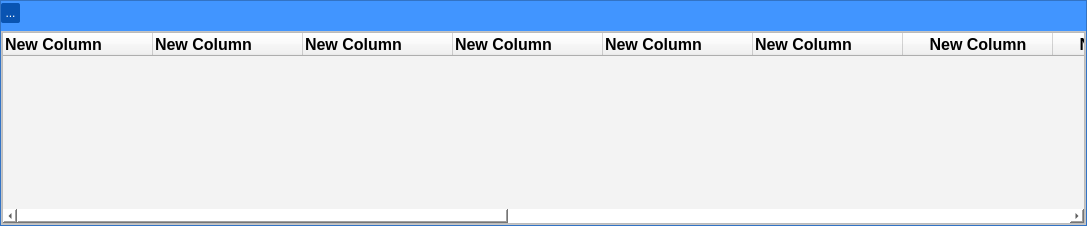
               <widget class="QWidget" name="page_possibilities">
                <property name="mouseTracking">
                 <bool>false</bool>
                </property>
                <property name="tabletTracking">
                 <bool>false</bool>
                </property>
                <layout class="QHBoxLayout" name="horizontalLayout_5">
                 <property name="spacing">
                  <number>0</number>
                 </property>
                 <property name="leftMargin">
                  <number>0</number>
                 </property>
                 <property name="topMargin">
                  <number>0</number>
                 </property>
                 <property name="rightMargin">
                  <number>0</number>
                 </property>
                 <property name="bottomMargin">
                  <number>0</number>
                 </property>
                 <item>
                  <widget class="QFrame" name="frame">
                   <property name="styleSheet">
                    <string notr="true">background-color: #4195FF;</string>
                   </property>
                   <property name="frameShape">
                    <enum>QFrame::StyledPanel</enum>
                   </property>
                   <property name="frameShadow">
                    <enum>QFrame::Raised</enum>
                   </property>
                   <layout class="QVBoxLayout" name="verticalLayout_5">
                    <property name="spacing">
                     <number>0</number>
                    </property>
                    <property name="leftMargin">
                     <number>0</number>
                    </property>
                    <property name="topMargin">
                     <number>0</number>
                    </property>
                    <property name="rightMargin">
                     <number>0</number>
                    </property>
                    <property name="bottomMargin">
                     <number>0</number>
                    </property>
                    <item>
                     <widget class="QFrame" name="frame_options">
                      <property name="minimumSize">
                       <size>
                        <width>0</width>
                        <height>0</height>
                       </size>
                      </property>
                      <property name="maximumSize">
                       <size>
                        <width>16777215</width>
                        <height>100</height>
                       </size>
                      </property>
                      <property name="styleSheet">
                       <string notr="true">background-color: #4195FF;</string>
                      </property>
                      <property name="frameShape">
                       <enum>QFrame::NoFrame</enum>
                      </property>
                      <property name="frameShadow">
                       <enum>QFrame::Plain</enum>
                      </property>
                      <property name="lineWidth">
                       <number>1</number>
                      </property>
                      <layout class="QGridLayout" name="gridLayout_3">
                       <property name="leftMargin">
                        <number>0</number>
                       </property>
                       <property name="topMargin">
                        <number>0</number>
                       </property>
                       <property name="rightMargin">
                        <number>0</number>
                       </property>
                       <property name="bottomMargin">
                        <number>0</number>
                       </property>
                       <property name="spacing">
                        <number>0</number>
                       </property>
                       <item row="0" column="0">
                        <widget class="QFrame" name="frame_btn_options">
                         <property name="minimumSize">
                          <size>
                           <width>0</width>
                           <height>30</height>
                          </size>
                         </property>
                         <property name="maximumSize">
                          <size>
                           <width>16777215</width>
                           <height>30</height>
                          </size>
                         </property>
                         <property name="styleSheet">
                          <string notr="true">background-color: #4195FF;</string>
                         </property>
                         <property name="frameShape">
                          <enum>QFrame::NoFrame</enum>
                         </property>
                         <property name="frameShadow">
                          <enum>QFrame::Plain</enum>
                         </property>
                         <layout class="QGridLayout" name="gridLayout_5">
                          <property name="leftMargin">
                           <number>0</number>
                          </property>
                          <property name="topMargin">
                           <number>0</number>
                          </property>
                          <property name="rightMargin">
                           <number>0</number>
                          </property>
                          <property name="bottomMargin">
                           <number>5</number>
                          </property>
                          <property name="spacing">
                           <number>0</number>
                          </property>
                          <item row="0" column="0">
                           <widget class="QToolButton" name="btn_side_options_pssib">
                            <property name="minimumSize">
                             <size>
                              <width>0</width>
                              <height>20</height>
                             </size>
                            </property>
                            <property name="maximumSize">
                             <size>
                              <width>16777215</width>
                              <height>16777215</height>
                             </size>
                            </property>
                            <property name="styleSheet">
                             <string notr="true">QToolButton{
	border-style: none;
	border-width: 2px;
	font: 75 14pt &quot;MS Shell Dlg 2&quot;;
	color: rgb(255, 255, 255);
	background-color: #0954B2;
	border-radius: 2px;
	border-bottom-color: rgb(4, 35, 38);
	border-right-color:  rgb(4, 35, 38);
}
QToolButton:hover{
	border-style: none;
	border-width: 2px;
	font: 75 14pt &quot;MS Shell Dlg 2&quot;;
	color: rgb(255, 255, 255);
	
	background-color: rgb(26, 60, 102);
	border-radius: 2px;
	border-bottom-color: rgb(4, 35, 38);
	border-right-color:  rgb(4, 35, 38);
}


QToolButton:pressed{
	border-style: none;
	border-width: 2px;
	color: rgb(255, 255, 255);
	background-color:#0954B2;
	border-radius: 2px;
	border-top-color: rgb(4, 35, 38);
	border-left-color:  rgb(4, 35, 38);
}</string>
                            </property>
                            <property name="text">
                             <string>...</string>
                            </property>
                            <property name="iconSize">
                             <size>
                              <width>16</width>
                              <height>16</height>
                             </size>
                            </property>
                            <property name="popupMode">
                             <enum>QToolButton::DelayedPopup</enum>
                            </property>
                            <property name="toolButtonStyle">
                             <enum>Qt::ToolButtonFollowStyle</enum>
                            </property>
                            <property name="autoRaise">
                             <bool>true</bool>
                            </property>
                           </widget>
                          </item>
                          <item row="0" column="1">
                           <spacer name="horizontalSpacer_4">
                            <property name="orientation">
                             <enum>Qt::Horizontal</enum>
                            </property>
                            <property name="sizeHint" stdset="0">
                             <size>
                              <width>864</width>
                              <height>20</height>
                             </size>
                            </property>
                           </spacer>
                          </item>
                         </layout>
                        </widget>
                       </item>
                       <item row="1" column="0">
                        <widget class="QFrame" name="frame_side_options">
                         <property name="minimumSize">
                          <size>
                           <width>0</width>
                           <height>0</height>
                          </size>
                         </property>
                         <property name="maximumSize">
                          <size>
                           <width>16777215</width>
                           <height>0</height>
                          </size>
                         </property>
                         <property name="styleSheet">
                          <string notr="true">background-color: #4195FF;</string>
                         </property>
                         <property name="frameShape">
                          <enum>QFrame::NoFrame</enum>
                         </property>
                         <property name="frameShadow">
                          <enum>QFrame::Raised</enum>
                         </property>
                         <layout class="QGridLayout" name="gridLayout">
                          <property name="leftMargin">
                           <number>10</number>
                          </property>
                          <property name="topMargin">
                           <number>0</number>
                          </property>
                          <property name="rightMargin">
                           <number>0</number>
                          </property>
                          <property name="bottomMargin">
                           <number>40</number>
                          </property>
                          <property name="horizontalSpacing">
                           <number>20</number>
                          </property>
                          <property name="verticalSpacing">
                           <number>0</number>
                          </property>
                          <item row="0" column="0">
                           <widget class="QLabel" name="lb_comb_oods">
                            <property name="minimumSize">
                             <size>
                              <width>0</width>
                              <height>30</height>
                             </size>
                            </property>
                            <property name="maximumSize">
                             <size>
                              <width>16777215</width>
                              <height>30</height>
                             </size>
                            </property>
                            <property name="styleSheet">
                             <string notr="true">font: 75 12pt &quot;MS Shell Dlg 2&quot;;
color: rgb(255, 255, 255);</string>
                            </property>
                            <property name="text">
                             <string>&lt;html&gt;&lt;head/&gt;&lt;body&gt;&lt;p align=&quot;center&quot;&gt;&lt;span style=&quot; font-weight:600;&quot;&gt;Odds mair que:&lt;/span&gt;&lt;/p&gt;&lt;/body&gt;&lt;/html&gt;</string>
                            </property>
                           </widget>
                          </item>
                          <item row="0" column="1">
                           <widget class="QDoubleSpinBox" name="spin_odds">
                            <property name="minimumSize">
                             <size>
                              <width>70</width>
                              <height>30</height>
                             </size>
                            </property>
                            <property name="maximumSize">
                             <size>
                              <width>70</width>
                              <height>30</height>
                             </size>
                            </property>
                            <property name="font">
                             <font>
                              <pointsize>12</pointsize>
                              <bold>false</bold>
                             </font>
                            </property>
                            <property name="styleSheet">
                             <string notr="true">background-color: rgb(255, 255, 255);</string>
                            </property>
                           </widget>
                          </item>
                          <item row="0" column="2">
                           <widget class="QComboBox" name="cb_filter_odds">
                            <property name="minimumSize">
                             <size>
                              <width>0</width>
                              <height>30</height>
                             </size>
                            </property>
                            <property name="font">
                             <font>
                              <family>MS Shell Dlg 2</family>
                              <pointsize>10</pointsize>
                              <italic>false</italic>
                              <bold>false</bold>
                             </font>
                            </property>
                            <property name="styleSheet">
                             <string notr="true">background-color: rgb(255, 255, 255);
font: 75 10pt &quot;MS Shell Dlg 2&quot;;</string>
                            </property>
                            <item>
                             <property name="text">
                              <string>Todos</string>
                             </property>
                            </item>
                            <item>
                             <property name="text">
                              <string>Somente oportunidades</string>
                             </property>
                            </item>
                           </widget>
                          </item>
                          <item row="0" column="3">
                           <widget class="QComboBox" name="cb_filter_odds_2">
                            <property name="minimumSize">
                             <size>
                              <width>150</width>
                              <height>30</height>
                             </size>
                            </property>
                            <property name="font">
                             <font>
                              <family>MS Shell Dlg 2</family>
                              <pointsize>10</pointsize>
                              <italic>false</italic>
                              <bold>false</bold>
                             </font>
                            </property>
                            <property name="styleSheet">
                             <string notr="true">background-color: rgb(255, 255, 255);
font: 75 10pt &quot;MS Shell Dlg 2&quot;;</string>
                            </property>
                            <item>
                             <property name="text">
                              <string>Dados Pixbet</string>
                             </property>
                            </item>
                            <item>
                             <property name="text">
                              <string>Dados Betano</string>
                             </property>
                            </item>
                           </widget>
                          </item>
                          <item row="0" column="4">
                           <widget class="QPushButton" name="btn_filter">
                            <property name="minimumSize">
                             <size>
                              <width>100</width>
                              <height>30</height>
                             </size>
                            </property>
                            <property name="styleSheet">
                             <string notr="true">QPushButton{
	border-style: none;
	border-width: 2px;
	font: 75 14pt &quot;MS Shell Dlg 2&quot;;
	color: rgb(255, 255, 255);
	background-color: #0954B2;
	border-radius: 8px;
	border-bottom-color: rgb(4, 35, 38);
	border-right-color:  rgb(4, 35, 38);
}
QPushButton:hover{
	border-style: none;
	border-width: 2px;
	font: 75 14pt &quot;MS Shell Dlg 2&quot;;
	color: rgb(255, 255, 255);
	
	background-color: rgb(26, 60, 102);
	border-radius: 8px;
	border-bottom-color: rgb(4, 35, 38);
	border-right-color:  rgb(4, 35, 38);
}


QPushButton:pressed{
	border-style: none;
	border-width: 2px;
	font: 75 14pt &quot;MS Shell Dlg 2&quot;;
	color: rgb(255, 255, 255);
	background-color:#0954B2;
	border-radius: 8px;
	border-top-color: rgb(4, 35, 38);
	border-left-color:  rgb(4, 35, 38);
}</string>
                            </property>
                            <property name="text">
                             <string>Filtrar</string>
                            </property>
                           </widget>
                          </item>
                          <item row="0" column="5">
                           <spacer name="horizontalSpacer_6">
                            <property name="orientation">
                             <enum>Qt::Horizontal</enum>
                            </property>
                            <property name="sizeHint" stdset="0">
                             <size>
                              <width>420</width>
                              <height>20</height>
                             </size>
                            </property>
                           </spacer>
                          </item>
                         </layout>
                        </widget>
                       </item>
                      </layout>
                     </widget>
                    </item>
                    <item>
                     <widget class="QFrame" name="frame_tb">
                      <property name="styleSheet">
                       <string notr="true">background-color: rgb(255, 255, 255);</string>
                      </property>
                      <property name="frameShape">
                       <enum>QFrame::StyledPanel</enum>
                      </property>
                      <property name="frameShadow">
                       <enum>QFrame::Raised</enum>
                      </property>
                      <layout class="QVBoxLayout" name="verticalLayout_6">
                       <property name="spacing">
                        <number>0</number>
                       </property>
                       <property name="leftMargin">
                        <number>0</number>
                       </property>
                       <property name="topMargin">
                        <number>0</number>
                       </property>
                       <property name="rightMargin">
                        <number>0</number>
                       </property>
                       <property name="bottomMargin">
                        <number>0</number>
                       </property>
                       <item>
                        <widget class="QTableWidget" name="tb_view">
                         <property name="font">
                          <font>
                           <family>MS Shell Dlg 2</family>
                           <pointsize>10</pointsize>
                           <italic>false</italic>
                           <bold>false</bold>
                          </font>
                         </property>
                         <property name="toolTipDuration">
                          <number>-3</number>
                         </property>
                         <property name="styleSheet">
                          <string notr="true">font: 75 10pt &quot;MS Shell Dlg 2&quot;;
color: rgb(0, 0, 0);
background-color:rgb(243, 243, 243);
</string>
                         </property>
                         <property name="frameShape">
                          <enum>QFrame::StyledPanel</enum>
                         </property>
                         <property name="frameShadow">
                          <enum>QFrame::Raised</enum>
                         </property>
                         <property name="autoScrollMargin">
                          <number>20</number>
                         </property>
                         <property name="editTriggers">
                          <set>QAbstractItemView::NoEditTriggers</set>
                         </property>
                         <property name="dragEnabled">
                          <bool>false</bool>
                         </property>
                         <property name="alternatingRowColors">
                          <bool>true</bool>
                         </property>
                         <property name="selectionMode">
                          <enum>QAbstractItemView::ContiguousSelection</enum>
                         </property>
                         <property name="iconSize">
                          <size>
                           <width>0</width>
                           <height>0</height>
                          </size>
                         </property>
                         <property name="textElideMode">
                          <enum>Qt::ElideRight</enum>
                         </property>
                         <property name="verticalScrollMode">
                          <enum>QAbstractItemView::ScrollPerItem</enum>
                         </property>
                         <property name="horizontalScrollMode">
                          <enum>QAbstractItemView::ScrollPerItem</enum>
                         </property>
                         <property name="sortingEnabled">
                          <bool>true</bool>
                         </property>
                         <property name="columnCount">
                          <number>15</number>
                         </property>
                         <attribute name="horizontalHeaderMinimumSectionSize">
                          <number>50</number>
                         </attribute>
                         <attribute name="horizontalHeaderDefaultSectionSize">
                          <number>150</number>
                         </attribute>
                         <attribute name="verticalHeaderVisible">
                          <bool>false</bool>
                         </attribute>
                         <attribute name="verticalHeaderDefaultSectionSize">
                          <number>50</number>
                         </attribute>
                         <attribute name="verticalHeaderShowSortIndicator" stdset="0">
                          <bool>true</bool>
                         </attribute>
                         <column>
                          <property name="text">
                           <string>New Column</string>
                          </property>
                          <property name="font">
                           <font>
                            <pointsize>12</pointsize>
                            <bold>true</bold>
                           </font>
                          </property>
                          <property name="textAlignment">
                           <set>AlignLeading|AlignVCenter</set>
                          </property>
                          <property name="icon">
                           <iconset>
                            <normaloff>../src/order_icon.svg</normaloff>../src/order_icon.svg</iconset>
                          </property>
                         </column>
                         <column>
                          <property name="text">
                           <string>New Column</string>
                          </property>
                          <property name="font">
                           <font>
                            <pointsize>12</pointsize>
                            <bold>true</bold>
                           </font>
                          </property>
                          <property name="textAlignment">
                           <set>AlignLeading|AlignVCenter</set>
                          </property>
                          <property name="icon">
                           <iconset>
                            <normaloff>../src/order_icon.svg</normaloff>../src/order_icon.svg</iconset>
                          </property>
                         </column>
                         <column>
                          <property name="text">
                           <string>New Column</string>
                          </property>
                          <property name="font">
                           <font>
                            <pointsize>12</pointsize>
                            <bold>true</bold>
                           </font>
                          </property>
                          <property name="textAlignment">
                           <set>AlignLeading|AlignVCenter</set>
                          </property>
                          <property name="icon">
                           <iconset>
                            <normaloff>../src/order_icon.svg</normaloff>../src/order_icon.svg</iconset>
                          </property>
                         </column>
                         <column>
                          <property name="text">
                           <string>New Column</string>
                          </property>
                          <property name="font">
                           <font>
                            <pointsize>12</pointsize>
                            <bold>true</bold>
                           </font>
                          </property>
                          <property name="textAlignment">
                           <set>AlignLeading|AlignVCenter</set>
                          </property>
                          <property name="icon">
                           <iconset>
                            <normaloff>../src/order_icon.svg</normaloff>../src/order_icon.svg</iconset>
                          </property>
                         </column>
                         <column>
                          <property name="text">
                           <string>New Column</string>
                          </property>
                          <property name="font">
                           <font>
                            <pointsize>12</pointsize>
                            <bold>true</bold>
                           </font>
                          </property>
                          <property name="textAlignment">
                           <set>AlignLeading|AlignVCenter</set>
                          </property>
                          <property name="icon">
                           <iconset>
                            <normaloff>../src/order_icon.svg</normaloff>../src/order_icon.svg</iconset>
                          </property>
                         </column>
                         <column>
                          <property name="text">
                           <string>New Column</string>
                          </property>
                          <property name="font">
                           <font>
                            <pointsize>12</pointsize>
                            <bold>true</bold>
                           </font>
                          </property>
                          <property name="textAlignment">
                           <set>AlignLeading|AlignVCenter</set>
                          </property>
                          <property name="icon">
                           <iconset>
                            <normaloff>../src/order_icon.svg</normaloff>../src/order_icon.svg</iconset>
                          </property>
                         </column>
                         <column>
                          <property name="text">
                           <string>New Column</string>
                          </property>
                          <property name="font">
                           <font>
                            <pointsize>12</pointsize>
                            <bold>true</bold>
                           </font>
                          </property>
                          <property name="icon">
                           <iconset>
                            <normaloff>../src/order_icon.svg</normaloff>../src/order_icon.svg</iconset>
                          </property>
                         </column>
                         <column>
                          <property name="text">
                           <string>New Column</string>
                          </property>
                          <property name="font">
                           <font>
                            <pointsize>12</pointsize>
                            <bold>true</bold>
                           </font>
                          </property>
                          <property name="icon">
                           <iconset>
                            <normaloff>../src/order_icon.svg</normaloff>../src/order_icon.svg</iconset>
                          </property>
                         </column>
                         <column>
                          <property name="text">
                           <string>New Column</string>
                          </property>
                          <property name="font">
                           <font>
                            <pointsize>12</pointsize>
                            <bold>true</bold>
                           </font>
                          </property>
                          <property name="icon">
                           <iconset>
                            <normaloff>../src/order_icon.svg</normaloff>../src/order_icon.svg</iconset>
                          </property>
                         </column>
                         <column>
                          <property name="text">
                           <string>New Column</string>
                          </property>
                          <property name="font">
                           <font>
                            <pointsize>12</pointsize>
                            <bold>true</bold>
                           </font>
                          </property>
                          <property name="icon">
                           <iconset>
                            <normaloff>../src/order_icon.svg</normaloff>../src/order_icon.svg</iconset>
                          </property>
                         </column>
                         <column>
                          <property name="text">
                           <string>New Column</string>
                          </property>
                          <property name="font">
                           <font>
                            <pointsize>12</pointsize>
                            <bold>true</bold>
                           </font>
                          </property>
                          <property name="icon">
                           <iconset>
                            <normaloff>../src/order_icon.svg</normaloff>../src/order_icon.svg</iconset>
                          </property>
                         </column>
                         <column>
                          <property name="text">
                           <string>New Column</string>
                          </property>
                          <property name="font">
                           <font>
                            <pointsize>12</pointsize>
                            <bold>true</bold>
                           </font>
                          </property>
                          <property name="icon">
                           <iconset>
                            <normaloff>../src/order_icon.svg</normaloff>../src/order_icon.svg</iconset>
                          </property>
                         </column>
                         <column>
                          <property name="text">
                           <string>New Column</string>
                          </property>
                          <property name="font">
                           <font>
                            <pointsize>12</pointsize>
                            <bold>true</bold>
                           </font>
                          </property>
                          <property name="icon">
                           <iconset>
                            <normaloff>../src/order_icon.svg</normaloff>../src/order_icon.svg</iconset>
                          </property>
                         </column>
                         <column>
                          <property name="text">
                           <string>New Column</string>
                          </property>
                          <property name="font">
                           <font>
                            <pointsize>12</pointsize>
                            <bold>true</bold>
                           </font>
                          </property>
                          <property name="icon">
                           <iconset>
                            <normaloff>../src/order_icon.svg</normaloff>../src/order_icon.svg</iconset>
                          </property>
                         </column>
                         <column>
                          <property name="text">
                           <string>New Column</string>
                          </property>
                          <property name="font">
                           <font>
                            <pointsize>12</pointsize>
                            <bold>true</bold>
                           </font>
                          </property>
                          <property name="icon">
                           <iconset>
                            <normaloff>../src/order_icon.svg</normaloff>../src/order_icon.svg</iconset>
                          </property>
                         </column>
                        </widget>
                       </item>
                      </layout>
                     </widget>
                    </item>
                   </layout>
                  </widget>
                 </item>
                </layout>
               </widget>
